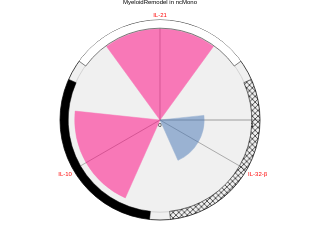

The notebook cell this image was saved under:
### Code cell
cell_type_data = "ncMono (CD16_Mono)"
cell_type_dict = "CD16 Mono"
program = "MyeloidRemodel"

plot_cytokines(
    results,
    results_robust,
    significant_effects_df,
    cell_type_dict = cell_type_dict,
    cell_type_data = cell_type_data,
    program = program,
    cell_type_data_column = "celltype_combo",
    cytokine_column = "cytokine",
    width = 200,
    height = 200,
    title = f"{program} in {cell_type_data.split(' ')[0]}",
    # path = f"./results_final_DEGs/figures/{program}_{cell_type_data}_{tissue}.svg",
    adata = adata[(adata.obs.labels=="ncMono") & (adata.obs.MS == "True") & (adata.obs.tissue == "blood")],
    cytokine_info = cytokine_info,
)

### Figure 1 — Plotly figure (JSON) as saved in the notebook; plotly's stock layout.template omitted (floating-point values rounded to 4 significant figures)
{"data": [{"marker": {"color": ["#FF007F", "#FF007F", "#4575B4"], "line": {"color": ["#FF007F", "#FF007F", "#4575B4"], "width": 0.5}, "opacity": [0.5, 0.5, 0.5]}, "r": [0.9861, 0.9256, 0.479], "theta": [0.0, 120.0, 240.0], "type": "barpolar", "width": [72.0, 72.0, 72.0]}, {"base": [0.996, 0.996, 0.996], "marker": {"color": ["white", "black", "black"], "line": {"color": "black", "width": 0.5}, "opacity": 1, "pattern": {"bgcolor": "white", "fgcolor": ["white", "black", "black"], "shape": ["", "", "x"], "size": 4}}, "r": [1.193, 1.193, 1.193], "theta": [0.0, 120.0, 240.0], "type": "barpolar", "width": 108}], "layout": {"font": {"color": "black", "family": "Arial", "size": 6}, "height": 200, "margin": {"b": 20, "l": 20, "r": 20, "t": 20}, "polar": {"angularaxis": {"dtick": 120, "layer": "below traces", "rotation": 90, "showticklabels": true, "tickangle": 0, "ticklen": 0, "ticks": "outside", "ticktext": ["<span style=\"color:red;\">IL-21</b></span>", "<span style=\"color:red;\">IL-10</b></span>", "<span style=\"color:red;\">IL-32-β</b></span>"], "tickvals": [0.0, 120.0, 240.0]}, "bgcolor": "#f0f0f0", "radialaxis": {"gridcolor": "lightgray", "layer": "below traces", "linewidth": 0.5, "range": [0, 1.085], "showgrid": true, "showline": true, "showticklabels": true, "tickfont": {"color": "black"}, "ticklen": 0, "tickvals": [0, 1]}}, "showlegend": false, "title": {"font": {"color": "black", "family": "Arial", "size": 6}, "text": "MyeloidRemodel in ncMono", "x": 0.5, "y": 1}, "width": 200}}
